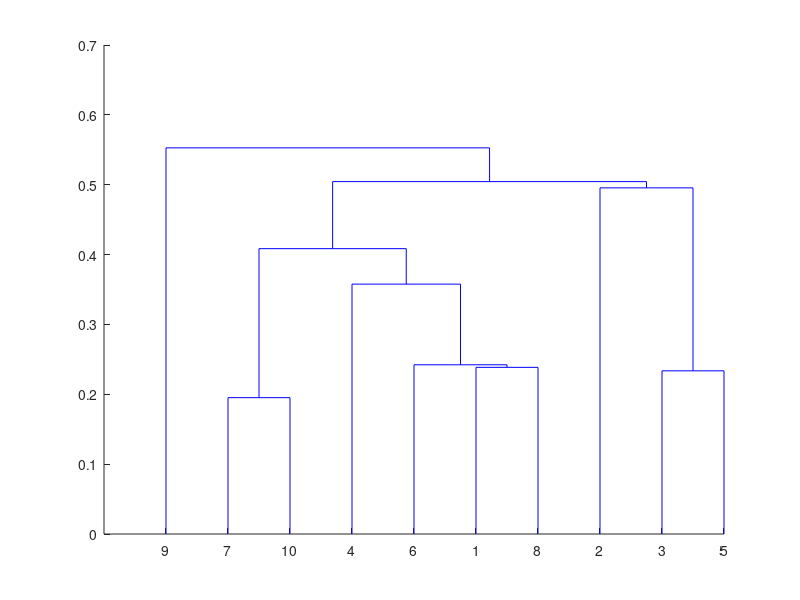

Write the MATLAB code that produced this figure. (Note: this script raises an error after producing the figure.)
function [linkageTree, numberedTree] = c_bintree_exportLinkageTree(varargin)
	if nargin == 0, testfn(); return; end;

	p = inputParser();
	p.addRequired('tree',@isstruct);
	p.addParameter('valueFields',{},@iscell);
	p.addParameter('leafIndexField','',@ischar); % read leaf index values from this field
	p.addParameter('nodeIndexField','nodeIndex',@ischar); % write node index values to this field
	p.parse(varargin{:});
	s = p.Results;
	tree = s.tree;
	
	numLeaves = c_bintree_getNumLeaves(tree);
	
	linkageTree = nan(numLeaves-1,2+length(s.valueFields));
	
	assert(~tree.isLeaf); % assume tree has at least two leaves
	
	numberedTree = numberLeaves(tree,s.leafIndexField,s.nodeIndexField);
	numberedTree = swapBranchesToSort(numberedTree,s.nodeIndexField);
	numberedTree = numberNonLeaves(numberedTree,numLeaves,s.nodeIndexField);
	linkageTree = storeLinkages(numberedTree,numLeaves,s.valueFields,s.nodeIndexField,linkageTree);
end

function [tree, leafCount] = numberLeaves(tree,leafIndexField,nodeIndexField,leafCount)
	if nargin < 4
		leafCount = 0;
	end
	if tree.isLeaf
		leafCount = leafCount + 1;
		if isempty(leafIndexField)
			tree.value.(nodeIndexField) = leafCount;
		else
			tree.value.(nodeIndexField) = tree.value.(leafIndexField);
		end
	else
		[tree.left, leafCount] = numberLeaves(tree.left,leafIndexField,nodeIndexField,leafCount);
		[tree.right, leafCount] = numberLeaves(tree.right,leafIndexField,nodeIndexField,leafCount);
	end
end

function [tree, rootSortVal] = swapBranchesToSort(tree,nodeIndexField)
	if tree.isLeaf
		rootSortVal = tree.value.(nodeIndexField);
	else
		[tree.left, leftSortVal] = swapBranchesToSort(tree.left,nodeIndexField);
		[tree.right,rightSortVal] = swapBranchesToSort(tree.right,nodeIndexField);
		if leftSortVal > rightSortVal
			tmp = tree.right;
			tree.right = tree.left;
			tree.left = tmp;
		end
		rootSortVal = min(leftSortVal,rightSortVal);
	end
end

function [tree, nonLeafNodeCount] = numberNonLeaves(tree,numLeaves,nodeIndexField,nonLeafNodeCount)	
	% assumes that nodeIndex was already set for leaves (using numberLeaves())
	if nargin < 4
		nonLeafNodeCount = 0;
	end
	
	if tree.isLeaf
		% do nothing
	else
		[tree.left,nonLeafNodeCount] = numberNonLeaves(tree.left,numLeaves,nodeIndexField,nonLeafNodeCount);
		[tree.right,nonLeafNodeCount] = numberNonLeaves(tree.right,numLeaves,nodeIndexField,nonLeafNodeCount);
		nonLeafNodeCount = nonLeafNodeCount + 1;
		tree.value.(nodeIndexField) = numLeaves + nonLeafNodeCount;
	end

end

function linkageTree = storeLinkages(tree,numLeaves,valueFields,nodeIndexField,linkageTree)
	if tree.isLeaf
		% do nothing
	else
		linkageTree(tree.value.(nodeIndexField)- numLeaves,1) = tree.left.value.(nodeIndexField);
		linkageTree(tree.value.(nodeIndexField) - numLeaves,2) = tree.right.value.(nodeIndexField);
		if ~isempty(valueFields)
			linkageTree(tree.value.(nodeIndexField) - numLeaves,3:end) = c_struct_mapToArray(tree.value,valueFields);
		end
		linkageTree = storeLinkages(tree.left,numLeaves,valueFields,nodeIndexField,linkageTree);
		linkageTree = storeLinkages(tree.right,numLeaves,valueFields,nodeIndexField,linkageTree);
	end
end

	
function testfn()
	dataToCluster = rand(10,3);
	numClusters = 5;
	T = linkage(dataToCluster);
	figure; dendrogram(T);
	if 1
		dists = pdist(dataToCluster,'euclidean');
		leafOrder = optimalleaforder(T,dists);
	else
		leafOrder = 1:(size(T,1)+1);
	end
	origTree = c_bintree_constructFromLinkageTree(T); 
	% re-number in optimal leaf order
	tree = c_bintree_remapNodeValues(origTree,'linkageIndex',...
		'map_origValues',leafOrder,...
		'map_newValues',1:length(leafOrder),...
		'nodeSet','leaves',...
		'copyOriginalValuesToField','dataIndex');
	renumberedTree = tree;
	% merge nodes to obtain desired number of clusters
	tree = c_bintree_agglomerate(tree,numClusters,...
		'sortField','linkageDistance',...
		'collectLeafFields',{'dataIndex'}); 
	clusteredTree = tree;
	To = c_bintree_exportLinkageTree(origTree,...
		'leafIndexField','linkageIndex',...
		'valueFields',{'linkageDistance'});
	Tr = c_bintree_exportLinkageTree(renumberedTree,...
		'leafIndexField','linkageIndex',...
		'valueFields',{'linkageDistance'});
	Tc = c_bintree_exportLinkageTree(clusteredTree,...
		'valueFields',{'linkageDistance'},...
		'leafIndexField','clusterNumber');
	
	figure; dendrogram(To);
	figure; dendrogram(Tr);
	figure; dendrogram(Tc);
	c_fig_arrange('tile')
	
	keyboard
end